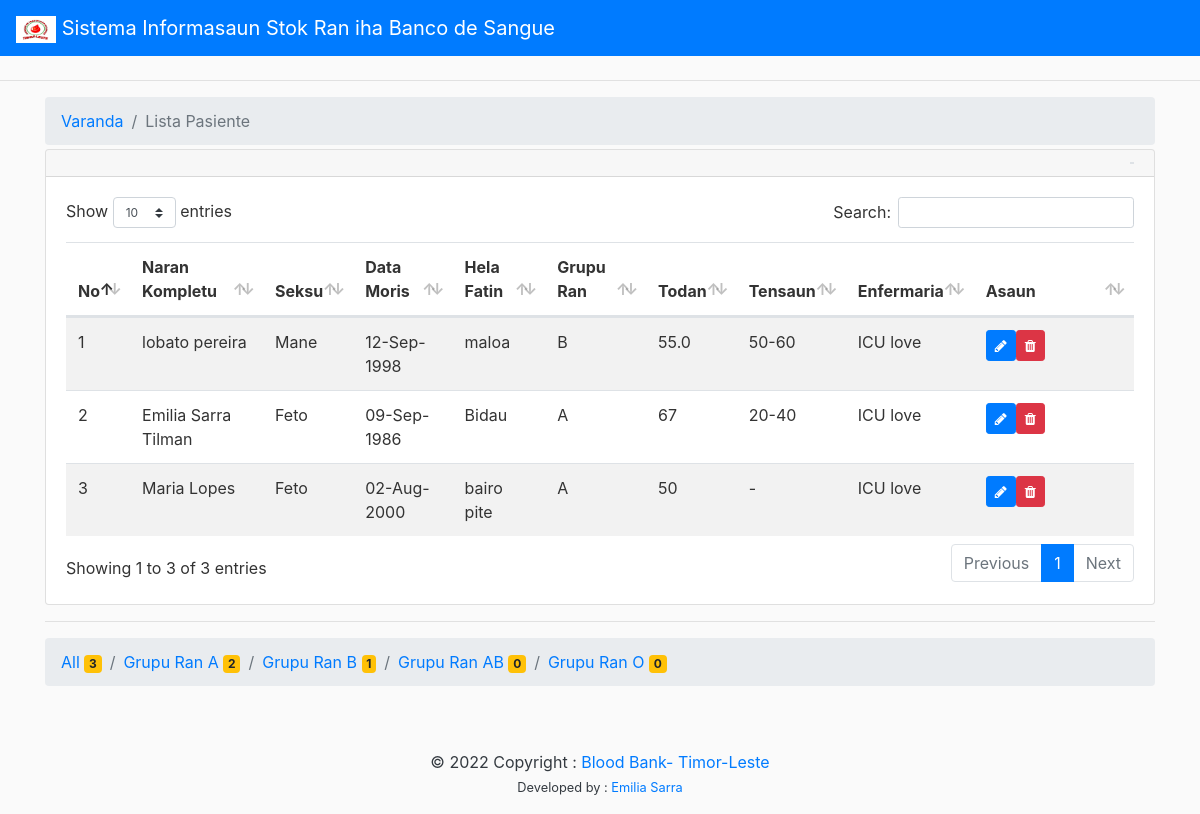
Page /pasiente/lista/ on the committed database.
### patient/models.py (models this page shows, shortened)
class Patient(models.Model):
	firstname = models.CharField(max_length=200, null=True, verbose_name="Naran Propriu")
	lastname = models.CharField(max_length=200, null=True, verbose_name="Apelidu")
	sex = models.CharField(choices=[('Mane','Mane'),('Feto','Feto')],max_length=4,null=True)
	date_of_birth = models.DateField(null=True, verbose_name="Data Moris")
	weight=models.CharField(max_length=100,null=True)
	address=models.CharField(max_length=100,null=True)
	pressure=models.CharField(max_length=10)
	bloodGroup = models.ForeignKey(BloodGroup, on_delete=models.CASCADE, null=True,blank=True)
	enfermaria = models.ForeignKey(Enfermaria, on_delete=models.CASCADE, null=True,blank=True)
	user_created = models.ForeignKey(User, on_delete=models.CASCADE, null=True,related_name='user_created_patient')
	hashed = models.CharField(max_length=32, null=True)

### bloodstock/models.py (models this page shows)
class BloodGroup(models.Model):
	name = models.CharField(max_length=100)
	def __str__(self):
		template = '{0.name}'
		return template.format(self)

### enfermaria/models.py (models this page shows)
class Enfermaria(models.Model):
	name = models.CharField(max_length=100)
	def __str__(self):
		template = '{0.name}'
		return template.format(self)

### patient/views/view_b_patient.py (the view)
# urls.py: path('lista/',views.BPatientList,name="b-patient-list"),
def BPatientList(request):
	patientList = Patient.objects.all()
	listaGrupuRan = BloodGroup.objects.all()
	sumariuGrupuRan = []
	for x in listaGrupuRan.iterator():
		totalPasiente = Patient.objects.filter(bloodGroup__id=x.id).count()
		sumariuGrupuRan.append({'id':x.id,'grupuran':x.name,'totalPasiente':totalPasiente})
	context = {
		"title":"Lista Pasiente",
		"page":"list",
		"patientList":patientList,
		"sumariuGrupuRan":sumariuGrupuRan,
		"listaPasienteCount":patientList.count(),
		"active_patient":"active",
	}
	return render(request, "bloodbank/list.html",context)

### patient/templates/bloodbank/list.html (shortened to what this page needs)
{% extends 'main/layout.html' %}
{% load static %}
{% load crispy_forms_tags %}
{% block content %}
<section class="container">
          <header>
            <ol class="breadcrumb mb-1 mt-1">
              <li class="breadcrumb-item"><a href="{% url 'home' %}">Varanda</a></li>
              <li class="breadcrumb-item active" aria-current="page">{{title}}</li>
            </ol>
          </header>
          {% if page == "list" %}
          <div class="row">
            <div class="col-lg-12">
              <div class="card">
                <div class="card-header d-flex justify-content-end text-center">
                  <div class="text-center border">
                  </div>
                  <div class="text-center border">
                  </div>
                </div>
                <div class="card-body">
                  <div class="table-responsive">
                    <table id="example"  class="table table-hover table-striped w-100">
                      <thead>
                        <tr>
                          <th>No</th>
                          <th>Naran Kompletu</th>
                          <th>Seksu</th>
                          <th>Data Moris</th>
                          <th>Hela Fatin</th>
                          <th>Grupu Ran</th>
                          <th>Todan</th>
                          <th>Tensaun</th>
                          <th>Enfermaria</th>
                          <th width="15%">Asaun</th>
                        </tr>
                      </thead>
                      <tbody>
                        {% for data in patientList %}
                        <tr>
                          <td scope="row"> {{forloop.counter}} </td>
                          <td>{{data.firstname}} {{data.lastname}}</td>
                          <td>{{data.sex}}</td>
                          <td>{{data.date_of_birth|date:"d-M-Y"}}</td>
                          <td>{{data.address}}</td>
                          <td>{{data.bloodGroup}}</td>
                          <td>{{data.weight}}</td>
                          <td>{{data.pressure}}</td>
                          <td>{{data.enfermaria}}</td>
                          <td>
                            <div class="d-flex">
                              <div class="flex-fill"><a href="{% url 'updateEnfermaria' data.id %}" class="btn btn-sm btn-primary" title="Update"><i class="fa fa-pencil"></i></a></div>
                              <div class="flex-fill"> <button type="button" class="btn btn-sm btn-danger" data-toggle="modal" data-target="#delete-{{ data.id }}" style="text-decoration: none"><i class="fa fa-trash"></i></button></div>
                            </div>
                           </td>
                        </tr>
                        {% endfor %}
                      </tbody>
                    </table>
                  </div>
                </div>
              </div>
            </div>
          </div>
          <hr>
          <ol class="breadcrumb mb-2 mt-1">
                <li class="breadcrumb-item"><a style="text-decoration: none;" href="{% url 'b-patient-list' %}">All <span class="badge badge-warning">{{ listaPasienteCount }}</span></a></li>
            {% for t in sumariuGrupuRan %}
                <li class="breadcrumb-item"><a style="text-decoration: none;" href="{% url 'b-patient-list-bloodgroup' t.id %}">Grupu Ran {{ t.grupuran }} <span class="badge badge-warning">{{ t.totalPasiente }}</span></a></li>
            {% endfor %}
            </ol>
          {% endif %}
      </section>
{% endblock %}

### static/main/css/main.css (style rules this page uses)
body { background: #fafafa; color: #333333; margin-top: 5rem; }

### rows in the picture
Patient: firstname "lobato", lastname "pereira", sex "Mane", date_of_birth "12-Sep-1998", address "maloa", bloodGroup "B", weight "55.0", pressure "50-60", enfermaria "ICU love"
Patient: firstname "Emilia", lastname "Sarra Tilman", sex "Feto", date_of_birth "09-Sep-1986", address "Bidau", bloodGroup "A", weight "67", pressure "20-40", enfermaria "ICU love"
Patient: firstname "Maria", lastname "Lopes", sex "Feto", date_of_birth "02-Aug-2000", address "bairo pite", bloodGroup "A", weight "50", pressure "-", enfermaria "ICU love"
BloodGroup: grupuran "AB"

### other values in the picture
{{ title }} "Lista Pasiente"
{{ listaPasienteCount }} "3"
{{ t.grupuran }} "A" "B" "O"
{{ t.totalPasiente }} "2" "1" "0" "0"
